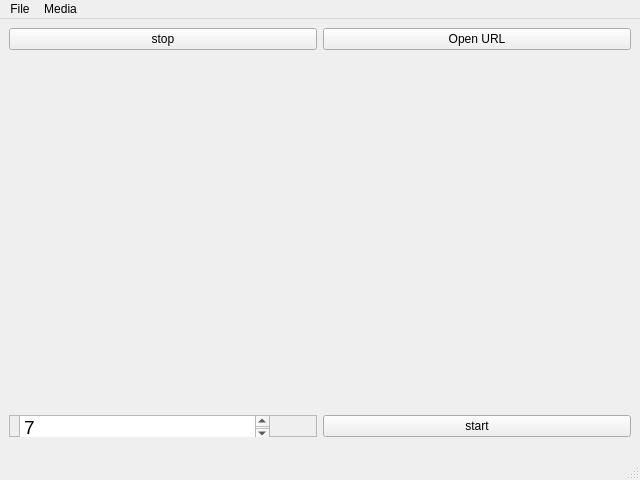
<?xml version="1.0" encoding="UTF-8"?>
<ui version="4.0">
 <class>SimplePlayer</class>
 <widget class="QMainWindow" name="SimplePlayer">
  <property name="geometry">
   <rect>
    <x>0</x>
    <y>0</y>
    <width>640</width>
    <height>480</height>
   </rect>
  </property>
  <property name="windowTitle">
   <string>Demo Player</string>
  </property>
  <widget class="QWidget" name="centralwidget">
   <layout class="QGridLayout" name="gridLayout_2">
    <item row="0" column="1">
     <widget class="QPushButton" name="openUrl">
      <property name="text">
       <string>Open URL</string>
      </property>
     </widget>
    </item>
    <item row="3" column="0">
     <widget class="QFrame" name="frame">
      <property name="frameShape">
       <enum>QFrame::StyledPanel</enum>
      </property>
      <property name="frameShadow">
       <enum>QFrame::Raised</enum>
      </property>
      <widget class="QTextEdit" name="textEdit">
       <property name="geometry">
        <rect>
         <x>10</x>
         <y>0</y>
         <width>251</width>
         <height>25</height>
        </rect>
       </property>
       <property name="sizePolicy">
        <sizepolicy hsizetype="Expanding" vsizetype="Expanding">
         <horstretch>0</horstretch>
         <verstretch>0</verstretch>
        </sizepolicy>
       </property>
       <property name="font">
        <font>
         <pointsize>10</pointsize>
        </font>
       </property>
       <property name="autoFillBackground">
        <bool>false</bool>
       </property>
       <property name="html">
        <string>&lt;!DOCTYPE HTML PUBLIC &quot;-//W3C//DTD HTML 4.0//EN&quot; &quot;http://www.w3.org/TR/REC-html40/strict.dtd&quot;&gt;
&lt;html&gt;&lt;head&gt;&lt;meta name=&quot;qrichtext&quot; content=&quot;1&quot; /&gt;&lt;style type=&quot;text/css&quot;&gt;
p, li { white-space: pre-wrap; }
&lt;/style&gt;&lt;/head&gt;&lt;body style=&quot; font-family:'MS Shell Dlg 2'; font-size:14pt; font-weight:400; font-style:normal;&quot;&gt;
&lt;p style=&quot; margin-top:0px; margin-bottom:0px; margin-left:0px; margin-right:0px; -qt-block-indent:0; text-indent:0px;&quot;&gt;7&lt;/p&gt;&lt;/body&gt;&lt;/html&gt;</string>
       </property>
      </widget>
     </widget>
    </item>
    <item row="5" column="0" colspan="2">
     <widget class="VlcWidgetSeek" name="seek" native="true">
      <property name="sizePolicy">
       <sizepolicy hsizetype="Preferred" vsizetype="Maximum">
        <horstretch>0</horstretch>
        <verstretch>0</verstretch>
       </sizepolicy>
      </property>
     </widget>
    </item>
    <item row="1" column="0" colspan="2">
     <widget class="VlcWidgetVideo" name="video" native="true"/>
    </item>
    <item row="4" column="0" colspan="2">
     <widget class="VlcWidgetVolumeSlider" name="volume" native="true">
      <property name="sizePolicy">
       <sizepolicy hsizetype="Preferred" vsizetype="Maximum">
        <horstretch>0</horstretch>
        <verstretch>0</verstretch>
       </sizepolicy>
      </property>
     </widget>
    </item>
    <item row="3" column="1">
     <widget class="QPushButton" name="start">
      <property name="text">
       <string>start</string>
      </property>
     </widget>
    </item>
    <item row="0" column="0">
     <widget class="QPushButton" name="stop">
      <property name="text">
       <string>stop</string>
      </property>
     </widget>
    </item>
   </layout>
  </widget>
  <widget class="QMenuBar" name="menubar">
   <property name="geometry">
    <rect>
     <x>0</x>
     <y>0</y>
     <width>640</width>
     <height>21</height>
    </rect>
   </property>
   <widget class="QMenu" name="menuFile">
    <property name="title">
     <string>File</string>
    </property>
    <addaction name="actionOpenLocal"/>
    <addaction name="actionOpenUrl"/>
    <addaction name="separator"/>
    <addaction name="actionQuit"/>
   </widget>
   <widget class="QMenu" name="menuMedia">
    <property name="title">
     <string>Media</string>
    </property>
    <addaction name="actionPause"/>
    <addaction name="actionStop"/>
   </widget>
   <addaction name="menuFile"/>
   <addaction name="menuMedia"/>
  </widget>
  <widget class="QStatusBar" name="statusbar"/>
  <action name="actionQuit">
   <property name="text">
    <string>Quit</string>
   </property>
  </action>
  <action name="actionPause">
   <property name="checkable">
    <bool>true</bool>
   </property>
   <property name="text">
    <string>Pause</string>
   </property>
  </action>
  <action name="actionStop">
   <property name="text">
    <string>Stop</string>
   </property>
  </action>
  <action name="actionOpenUrl">
   <property name="text">
    <string>Open URL</string>
   </property>
  </action>
  <action name="actionOpenLocal">
   <property name="text">
    <string>Open local file</string>
   </property>
  </action>
 </widget>
 <customwidgets>
  <customwidget>
   <class>VlcWidgetVideo</class>
   <extends>QWidget</extends>
   <header location="global">VLCQtWidgets/WidgetVideo.h</header>
   <container>1</container>
   <slots>
    <signal>fullscreen()</signal>
    <slot>toggleFullscreen()</slot>
   </slots>
  </customwidget>
  <customwidget>
   <class>VlcWidgetVolumeSlider</class>
   <extends>QWidget</extends>
   <header location="global">VLCQtWidgets/WidgetVolumeSlider.h</header>
   <container>1</container>
   <slots>
    <slot>mute()</slot>
    <slot>volumeUp()</slot>
    <slot>volumeDown()</slot>
   </slots>
  </customwidget>
  <customwidget>
   <class>VlcWidgetSeek</class>
   <extends>QWidget</extends>
   <header location="global">VLCQtWidgets/WidgetSeek.h</header>
   <container>1</container>
  </customwidget>
 </customwidgets>
 <resources/>
 <connections>
  <connection>
   <sender>actionQuit</sender>
   <signal>triggered()</signal>
   <receiver>SimplePlayer</receiver>
   <slot>close()</slot>
   <hints>
    <hint type="sourcelabel">
     <x>-1</x>
     <y>-1</y>
    </hint>
    <hint type="destinationlabel">
     <x>399</x>
     <y>299</y>
    </hint>
   </hints>
  </connection>
 </connections>
</ui>
